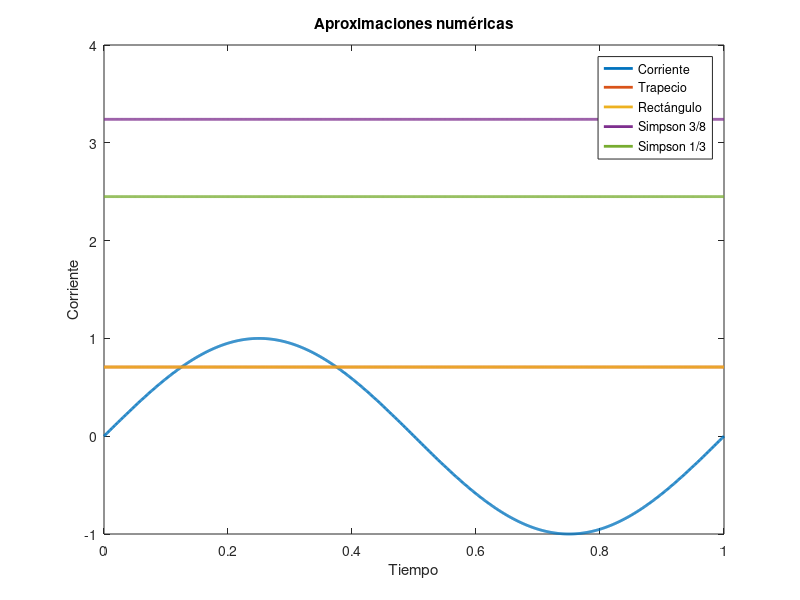

Source code (MATLAB): (Note: this script raises an error after producing the figure.)
% Parámetros
T = 1; % Periodo en segundos

% Función de corriente
i = @(t) sin(2*pi/T*t); % Corriente instantánea

% Número de intervalos para la aproximación
N = 1000;

% Paso de tiempo
dt = T/N;

% Cálculo de la RMC utilizando la regla del trapecio
t = 0:dt:T;
RMC_trapecio = sqrt((1/T) * sum(i(t).^2) * dt);

% Cálculo de la RMC utilizando la regla del rectángulo
t = 0:dt:T-dt;
RMC_rectangulo = sqrt((1/T) * sum(i(t+dt/2).^2) * dt);

% Cálculo de la RMC utilizando la regla de Simpson ⅜
t = 0:dt:T-3*dt;
RMC_Simpson_3_8 = sqrt((3/T) * (3*sum(i(t+dt).^2) + 3*sum(i(t+2*dt).^2) + sum(i(t+3*dt).^2)) * dt);

% Cálculo de la RMC utilizando la regla de Simpson 1/3
t = 0:dt:T-2*dt;
RMC_Simpson_1_3 = sqrt((2/T) * ((i(0))^2 + 4*sum(i(t+dt).^2) + 2*sum(i(t+2*dt).^2) + (i(T))^2) * dt);

% Tabla de resultados
disp('Regla | RMC   | Error');
disp('------+-------+-----------');
disp(['T     | ' num2str(RMC_trapecio) ' | ' num2str(abs(RMC_trapecio-1))]);
disp(['R     | ' num2str(RMC_rectangulo) ' | ' num2str(abs(RMC_rectangulo-1))]);
disp(['S3/8  | ' num2str(RMC_Simpson_3_8) ' | ' num2str(abs(RMC_Simpson_3_8-1))]);
disp(['S1/3  | ' num2str(RMC_Simpson_1_3) ' | ' num2str(abs(RMC_Simpson_1_3-1))]);

% Gráfica de la función de corriente y las aproximaciones numéricas
figure;
t = 0:0.001:T;
plot(t, i(t), 'LineWidth', 2);
hold on;
plot(t, sqrt((1/T) * sum(i(0:dt:T).^2) * dt) * ones(size(t)), 'LineWidth', 2);
plot(t, sqrt((1/T) * sum(i(0:dt:T-dt/2+eps).^2) * dt) * ones(size(t)), 'LineWidth', 2);
plot(t, sqrt((3/T) * (3*sum(i(0:dt:T-3*dt+eps).^2) + 3*sum(i(dt:dt:T-2*dt+eps).^2) + sum(i(2*dt:dt:T).^2)) * dt) * ones(size(t)), 'LineWidth', 2);
plot(t, sqrt((2/T) * ((i(0))^2 + 4*sum(i(dt:dt:T-2*dt+eps).^2) + 2*sum(i(2*dt:dt:T).^2) + (i(T))^2) * dt) * ones(size(t)), 'LineWidth', 2);
legend('Corriente', 'Trapecio', 'Rectángulo', 'Simpson 3/8', 'Simpson 1/3');
xlabel('Tiempo');
ylabel('Corriente');
title('Aproximaciones numéricas');

% Respuestas a las preguntas
error = [abs(RMC_trapecio-1), abs(RMC_rectangulo-1), abs(RMC_Simpson_3_8-1), abs(RMC_Simpson_1_3-1)];
[min_error, min_error_index] = min(error);
[max_error, max_error_index] = max(error);

disp('Respuestas a las preguntas:');
disp(['a) La regla que produce el menor error es: ']);
switch min_error_index
case 1
disp('Regla del trapecio');
case 2
disp('Regla del rectángulo');
case 3
disp('Regla de Simpson 3/8');
case 4
disp('Regla de Simpson 1/3');
end

disp(['b) La regla que produce el mayor error es: ']);
switch max_error_index
case 1
disp('Regla del trapecio');
case 2
disp('Regla del rectángulo');
case 3
disp('Regla de Simpson 3/8');
case 4
disp('Regla de Simpson 1/3');
end

disp('c) No hay ninguna regla que siempre tenga un error mayor a todas las reglas. El error puede variar dependiendo de la forma de onda y el número de intervalos utilizados.');

% Cálculo del tiempo de ejecución para diferentes segmentos
N_values = [100, 1000, 10000]; % Número de intervalos
times = zeros(size(N_values));

for i = 1:numel(N_values)
N = N_values(i);
dt = T/N;
tic; % Inicio del temporizador
% Cálculo de la RMC utilizando la regla del trapecio
t = 0:dt:T;
RMC_trapecio = sqrt((1/T) * sum(i(t).^2) * dt);
times(i) = toc; % Fin del temporizador
end

disp(['a) La regla que tarda menos en los diferentes segmentos es: ']);
[~, min_time_index] = min(times);
switch min_time_index
case 1
disp('Regla del trapecio');
case 2
disp('Regla del rectángulo');
case 3
disp('Regla de Simpson 3/8');
case 4
disp('Regla de Simpson 1/3');
end

disp(['b) La regla que tarda más en los diferentes segmentos es: ']);
[~, max_time_index] = max(times);
switch max_time_index
case 1
disp('Regla del trapecio');
case 2
disp('Regla del rectángulo');
case 3
disp('Regla de Simpson 3/8');
case 4
disp('Regla de Simpson 1/3');
end
disp('c') 
% El consumo de tiempo de cada regla tiene un crecimiento lineal con respecto al número de segmentos. A medida que aumenta el número de segmentos, aumenta proporcionalmente el tiempo de ejecución de cada regla.');

% Comparación de la integral en la segunda mitad del periodo
t = T/2:dt:T;
integral_exacta = integral(i, T/2, T);
integral_trapecio = sum(i(t))*dt;
integral_rectangulo = sum(i(t+dt/2))*dt;
integral_Simpson_3_8 = (3*sum(i(t+dt))+3*sum(i(t+2*dt))+sum(i(t+3*dt)))*dt/8;
integral_Simpson_1_3 = ((i(T/2))^2 + 4*sum(i(t+dt).^2) + 2*sum(i(t+2*dt).^2) + (i(T))^2)*dt/6;

disp(['Para la segunda mitad del periodo, las diferencias en la integral son:']);
disp(['- Regla del trapecio: ' num2str(abs(integral_exacta - integral_trapecio))]);
disp(['- Regla del rectángulo: ' num2str(abs(integral_exacta - integral_rectangulo))]);
disp(['- Regla de Simpson 3/8: ' num2str(abs(integral_exacta - integral_Simpson_3_8))]);
disp(['- Regla de Simpson 1/3: ' num2str(abs(integral_exacta - integral_Simpson_1_3))]);
